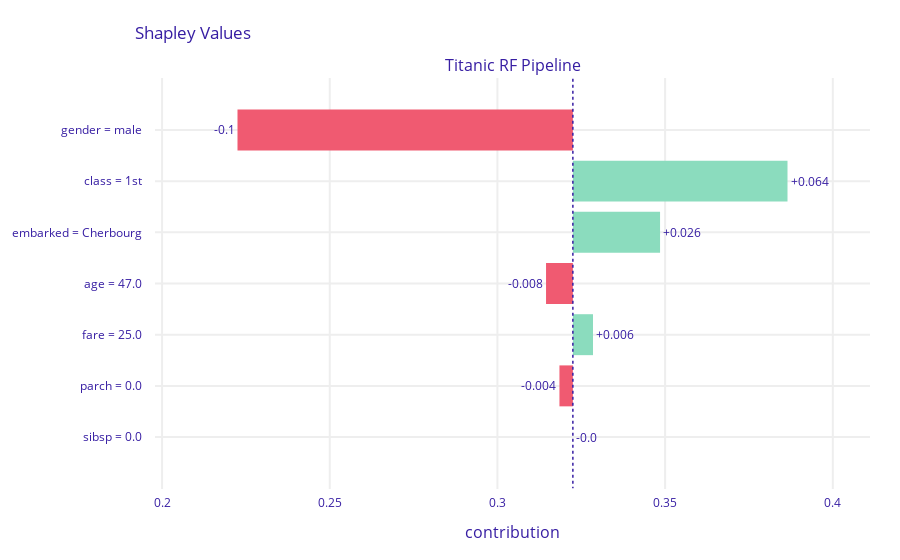

This figure's notebook cell:
### Code cell
bd_henry.plot()

### Figure 1 — Plotly figure (JSON) as saved in the notebook; plotly's stock layout.template omitted (floating-point values rounded to 4 significant figures)
{"data": [{"base": 0.3225, "hoverinfo": "text", "hoverlabel": {"bgcolor": "rgba(0, 0, 0, 0.8)"}, "hovertext": ["Average response: 0.322<br>Prediction: 0.307<br>gender = male<br>decreases average response <br>by 0.1", "Average response: 0.322<br>Prediction: 0.307<br>class = 1st<br>increases average response <br>by 0.064", "Average response: 0.322<br>Prediction: 0.307<br>embarked = Cherbourg<br>increases average response <br>by 0.026", "Average response: 0.322<br>Prediction: 0.307<br>age = 47.0<br>decreases average response <br>by 0.008", "Average response: 0.322<br>Prediction: 0.307<br>fare = 25.0<br>increases average response <br>by 0.006", "Average response: 0.322<br>Prediction: 0.307<br>parch = 0.0<br>decreases average response <br>by 0.004", "Average response: 0.322<br>Prediction: 0.307<br>sibsp = 0.0<br>decreases average response <br>by 0.0"], "marker": {"color": ["#f05a71", "#8bdcbe", "#8bdcbe", "#f05a71", "#8bdcbe", "#f05a71", "#f05a71"]}, "orientation": "h", "showlegend": false, "text": ["-0.1", "+0.064", "+0.026", "-0.008", "+0.006", "-0.004", "-0.0"], "textposition": "outside", "type": "bar", "x": [-0.1, 0.064, 0.026, -0.008, 0.006, -0.004, 0], "xaxis": "x", "y": ["gender = male", "class = 1st", "embarked = Cherbourg", "age = 47.0", "fare = 25.0", "parch = 0.0", "sibsp = 0.0"], "yaxis": "y"}], "layout": {"annotations": [{"font": {"size": 16}, "showarrow": false, "text": "Titanic RF Pipeline", "x": 0.5, "xanchor": "center", "xref": "paper", "y": 1, "yanchor": "bottom", "yref": "paper"}, {"font": {"size": 16}, "showarrow": false, "text": "contribution", "x": 0.5, "xanchor": "center", "xref": "paper", "y": 0, "yanchor": "top", "yref": "paper", "yshift": -30}], "autosize": true, "font": {"color": "#371ea3"}, "margin": {"b": 71, "r": 30, "t": 78}, "shapes": [{"line": {"color": "#371ea3", "dash": "dot", "width": 1.5}, "type": "line", "x0": 0.3225, "x1": 0.3225, "xref": "x", "y0": -1, "y1": 7, "yref": "y"}], "title": {"text": "Shapley Values", "x": 0.15}, "xaxis": {"anchor": "y", "automargin": true, "domain": [0, 1], "fixedrange": true, "gridwidth": 2, "range": [0.1979, 0.4111], "tickcolor": "white", "ticklen": 3, "ticks": "outside", "type": "linear", "zeroline": false}, "yaxis": {"anchor": "x", "automargin": true, "autorange": true, "domain": [0, 1], "fixedrange": true, "gridwidth": 2, "range": [7.029, -1.029], "tickcolor": "white", "ticklen": 10, "ticks": "outside", "type": "category"}}}
